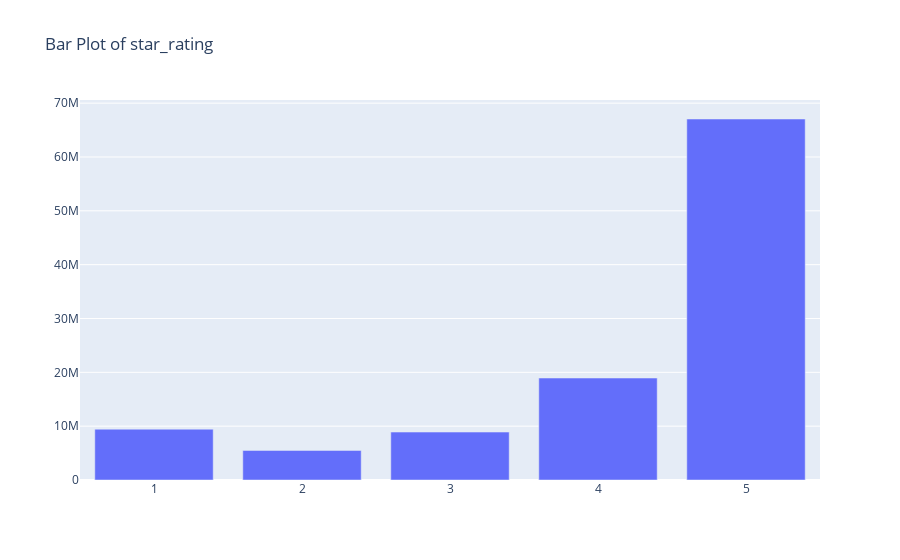

Notebook cell for this chart:
### Markdown cell above
###### Save plot
fig = plot_barplot(df, 'star_rating')
fig.update_layout(
        title="Barplot of Star Rating",
        xaxis_title="Star Rating",
        yaxis_title="Counts",
        title_x=0.5,  # Set title x-alignment to the center
        title_y=0.9   # Set title y-alignment to the top
    )
#pio.write_image(fig, '3_.png')

### Code cell
plt = plot_barplot(df, 'star_rating')

### Figure 1 — Plotly figure (JSON) as saved in the notebook; plotly's stock layout.template omitted (floating-point values rounded to 4 significant figures)
{"data": [{"type": "bar", "x": ["1", "2", "3", "4", "5"], "y": [9436073, 5491915, 8902272, 18941870, 67056596]}], "layout": {"autosize": true, "title": {"text": "Bar Plot of star_rating"}, "xaxis": {"autorange": true, "range": [-0.5, 4.5], "type": "category"}, "yaxis": {"autorange": true, "range": [0, 70590000.0], "type": "linear"}}}
